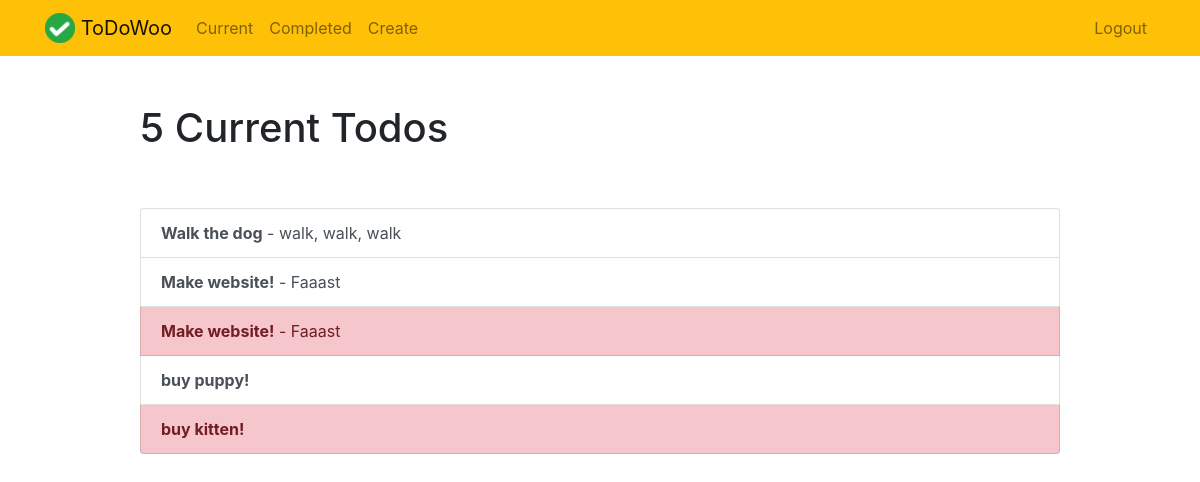
Before: /current/ (signed in) with the older database file.
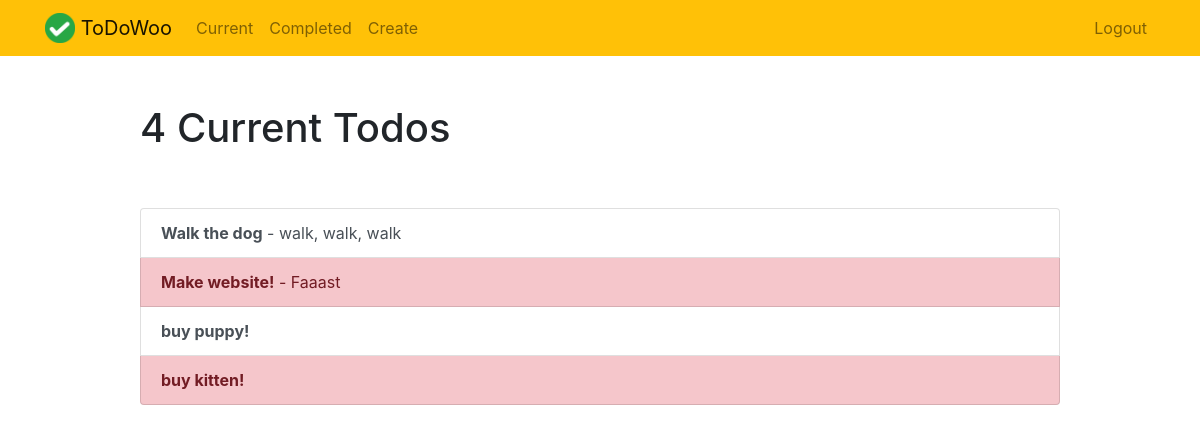
After: the same page with the newer database file.
### todo/models.py (models this page shows, shortened)
class Todo(models.Model):
    title = models.CharField(max_length=100)
    memo = models.TextField(blank=True)
    created = models.DateTimeField(auto_now_add=True)
    datecompleted = models.DateTimeField(null=True, blank=True)
    important = models.BooleanField(default=False)
    user = models.ForeignKey(User, on_delete=models.CASCADE)

### todo/views.py (the view)
# urls.py: path('current/', views.currenttodos, name='currenttodos'),
@login_required
def currenttodos(request):
    todos = Todo.objects.filter(user=request.user, datecompleted__isnull=True)
    return render(request, 'todo/currenttodos.html', {'todos':todos})

### todo/templates/todo/currenttodos.html
{% extends "todo/base.html" %}
{% block content %}
    <div class="row justify-content-center mt-5">
        <div class="col-md-10">
            {% if todos %}
                 <h1>{{ todos.count }} Current Todo{{ todos.count|pluralize }}</h1>
            {% else %}
                           <h1>Current Todos</h1>
            {% endif %}
        </div>
    </div>
    <div class="row justify-content-center mt-5">
        <div class="col-md-10">
        {% if todos %}
            <div class="list-group">
                {% for todo in todos %}
                    <a href="{% url 'viewtodo' todo.id %}" class="list-group-item list-group-item-action{% if todo.important %} list-group-item-danger{% endif %}"><b>{{ todo.title }}</b>{% if todo.memo %} - {{ todo.memo|truncatechars:30 }}{% endif %}</a>
                {% endfor %}
            </div>
        {% else %}
            <div class="text-center">
                <h2>Looks like you don't have any todos! Nice work.</h2>
            <br>
            <a role="button" class="btn btn-primary" href="{% url 'createtodo' %}">New Todo</a>
            </div>
        {% endif %}
        </div>
    </div>
{% endblock %}

Changed rows visible on the page:
removed Todo: title "Make website!", memo "Faaast"
Other visible differences:
{{ todos.count }}: "5" → "4"
